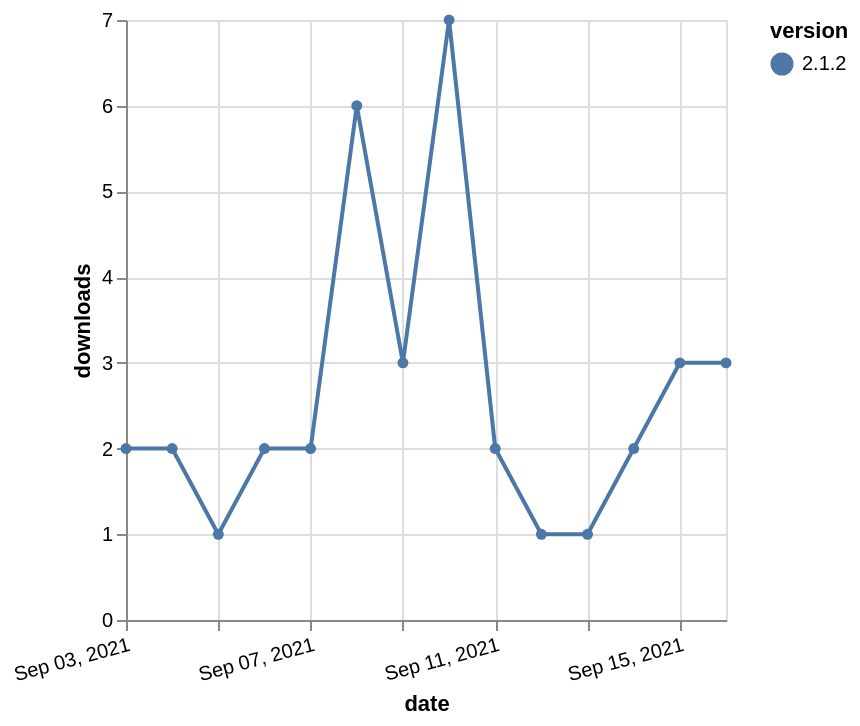

Describe this chart as a Vega-Lite specification.
### Vega-Lite specification from a JSON file in a GitHub repository (floating-point values rounded to 4 significant figures)
{"$schema": "https://vega.github.io/schema/vega-lite/v5.json", "description": "A simple bar chart with embedded data.", "data": {"values": [{"date": "2021-09-03", "total": 800, "delta": 2, "version": "2.1.2"}, {"date": "2021-09-04", "total": 802, "delta": 2, "version": "2.1.2"}, {"date": "2021-09-05", "total": 803, "delta": 1, "version": "2.1.2"}, {"date": "2021-09-06", "total": 805, "delta": 2, "version": "2.1.2"}, {"date": "2021-09-07", "total": 807, "delta": 2, "version": "2.1.2"}, {"date": "2021-09-08", "total": 813, "delta": 6, "version": "2.1.2"}, {"date": "2021-09-09", "total": 816, "delta": 3, "version": "2.1.2"}, {"date": "2021-09-10", "total": 823, "delta": 7, "version": "2.1.2"}, {"date": "2021-09-11", "total": 825, "delta": 2, "version": "2.1.2"}, {"date": "2021-09-12", "total": 826, "delta": 1, "version": "2.1.2"}, {"date": "2021-09-13", "total": 827, "delta": 1, "version": "2.1.2"}, {"date": "2021-09-14", "total": 829, "delta": 2, "version": "2.1.2"}, {"date": "2021-09-15", "total": 832, "delta": 3, "version": "2.1.2"}, {"date": "2021-09-16", "total": 835, "delta": 3, "version": "2.1.2"}]}, "width": "container", "mark": {"type": "line", "point": {"filled": true}}, "encoding": {"x": {"field": "date", "type": "temporal", "timeUnit": "yearmonthdate", "title": "date", "axis": {"labelAngle": -15}}, "y": {"field": "delta", "type": "quantitative", "title": "downloads"}, "color": {"field": "version", "type": "nominal"}, "tooltip": {"field": "delta"}}}
